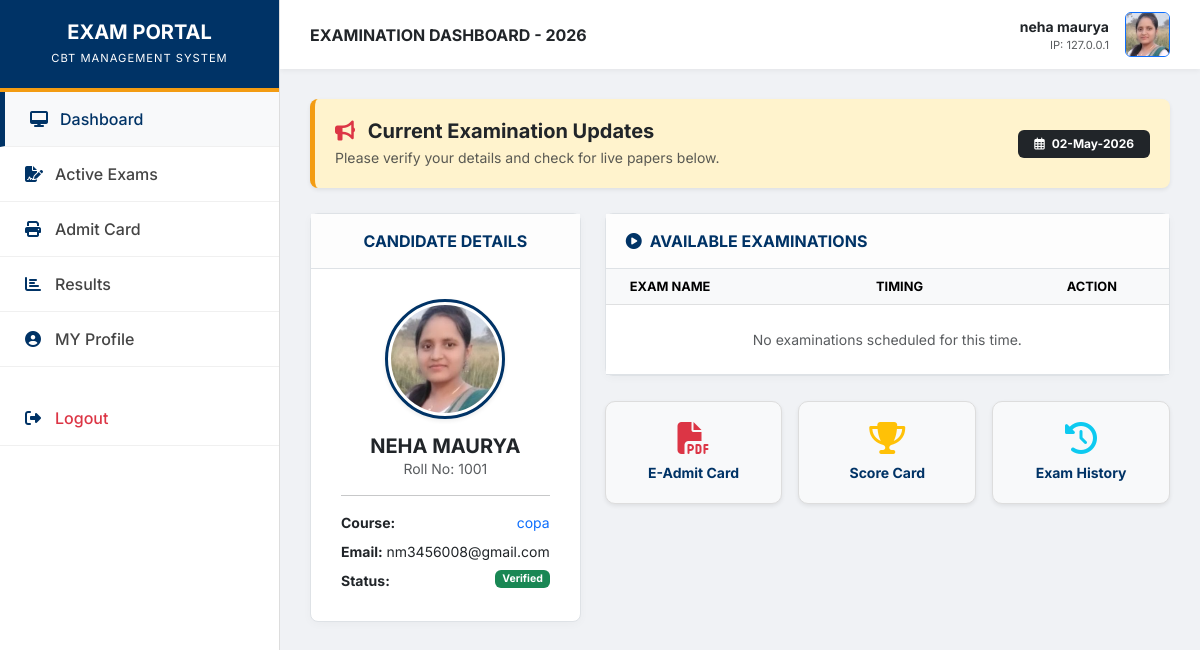
Page /dashboard.php (signed in) on the committed database.
### tables this page shows
CREATE TABLE `students` (
  `student_id` int(11) NOT NULL,
  `name` varchar(100) DEFAULT NULL,
  `father_name` varchar(255) DEFAULT NULL,
  `email` varchar(100) DEFAULT NULL,
  `phone` varchar(15) DEFAULT NULL,
  `gender` varchar(10) DEFAULT NULL,
  `dob` date DEFAULT NULL,
  `roll_no` varchar(50) DEFAULT NULL,
  `password` varchar(255) DEFAULT NULL,
  `status` varchar(20) DEFAULT 'pending',
  `course` varchar(100) DEFAULT NULL,
  `address` text DEFAULT NULL,
  `photo` varchar(255) DEFAULT NULL,
  `created_at` timestamp NOT NULL DEFAULT current_timestamp(),
  `rejection_reason` text DEFAULT NULL
);

### dashboard.php (the view, shortened to what this page needs)
<?php
include "config.php";
$student_id = $_SESSION['student_id'];
$query = "SELECT * FROM students WHERE student_id = '$student_id'";
$result = mysqli_query($conn, $query);
if($result && mysqli_num_rows($result) > 0) {
    $student = mysqli_fetch_assoc($result);
} else {
    session_destroy();
    header("Location: index.php?error=UserNotFound");
    exit();
}
$current_exam_id = 1;
$photo_path = "image/" . ($student['photo'] ?? '');
$admit_card_url = "admit_card.php?student_id=" . $student_id . "&exam_id=" . $current_exam_id;
?>
<!DOCTYPE html>
<html lang="en">
<head>
    <link href="https://cdn.jsdelivr.net/npm/bootstrap@5.3.0/dist/css/bootstrap.min.css" rel="stylesheet">
    <link rel="stylesheet" href="https://cdnjs.cloudflare.com/ajax/libs/font-awesome/6.4.0/css/all.min.css">
</head>
<body>
<div class="sidebar" id="sidebar">
    <div class="sidebar-header">
        <h5 class="mb-0 fw-bold">EXAM PORTAL</h5>
        <small style="font-size: 0.7rem; letter-spacing: 1px;">CBT MANAGEMENT SYSTEM</small>
    </div>
    <div class="nav flex-column">
        <a href="dashboard.php" class="nav-link active"><i class="fas fa-desktop"></i> Dashboard</a>
        <a href="exam_page.php" class="nav-link"><i class="fas fa-file-signature"></i> Active Exams</a>
        <a href="<?php echo $admit_card_url; ?>" target="_blank" class="nav-link"><i class="fas fa-print"></i> Admit Card</a>
        <a href="result.php" class="nav-link"><i class="fas fa-chart-bar"></i> Results</a>
         <a href="profilee.php?id=<?php echo $student_id; ?>" class="nav-link <?php echo (basename($_SERVER['PHP_SELF']) == 'profilee.php') ? 'active' : ''; ?>">
    <i class="fas fa-user-circle"></i> MY Profile
</a>
        <a href="logout.php" class="nav-link text-danger mt-4"><i class="fas fa-sign-out-alt"></i> Logout</a>
    </div>
</div>
<div class="main-content">
    <nav class="top-nav">
        <div class="fw-bold text-uppercase d-none d-sm-block">Examination Dashboard - 2026</div>
        <div class="d-flex align-items-center">
            <div class="text-end me-3 d-none d-md-block">
                <div class="fw-bold small"><?php echo $student['name']; ?></div>
                <div class="text-muted" style="font-size: 0.7rem;">IP: <?php echo $_SERVER['REMOTE_ADDR']; ?></div>
            </div>
            <img src="<?php echo $photo_path; ?>" width="45" height="45" class="rounded border border-primary" style="object-fit: cover;">
        </div>
    </nav>
    <div class="content-body">
        <div class="exam-status-bar shadow-sm">
            <div class="row align-items-center">
                <div class="col-md-8">
                    <h5 class="fw-bold mb-1 text-dark"><i class="fas fa-bullhorn me-2 text-danger"></i> Current Examination Updates</h5>
                    <p class="mb-0 text-muted small">Please verify your details and check for live papers below.</p>
                </div>
                <div class="col-md-4 text-md-end mt-3 mt-md-0">
                    <span class="badge bg-dark px-3 py-2"><i class="far fa-calendar-alt me-1"></i> <?php echo date('d-M-Y'); ?></span>
                </div>
            </div>
        </div>
        <div class="row">
            <div class="col-lg-4">
                <div class="card-custom">
                    <div class="card-header-custom text-center">CANDIDATE DETAILS</div>
                    <div class="student-profile-box">
                        <img src="<?php echo $photo_path; ?>" class="profile-img-lg shadow-sm" alt="Profile">
                        <h5 class="fw-bold mb-0"><?php echo strtoupper($student['name']); ?></h5>
                        <p class="text-muted small mb-3">Roll No: <?php echo $student['roll_no']; ?></p>
                        <hr>
                        <div class="text-start small">
                            <div class="mb-2"><strong>Course:</strong> <span class="float-end text-primary"><?php echo $student['course'] ?? 'N/A'; ?></span></div>
                            <div class="mb-2"><strong>Email:</strong> <span class="float-end"><?php echo $student['email']; ?></span></div>
                            <div class="mb-0"><strong>Status:</strong> <span class="float-end badge bg-success">Verified</span></div>
                        </div>
                    </div>
                </div>
            </div>
            <div class="col-lg-8">
                <div class="card-custom">
                    <div class="card-header-custom"><i class="fas fa-play-circle me-2"></i>AVAILABLE EXAMINATIONS</div>
                    <div class="card-body p-0">
                        <div class="table-responsive">
                            <table class="table table-hover mb-0 align-middle">
                                <thead class="table-light">
                                    <tr style="font-size: 0.8rem;">
                                        <th class="ps-4">EXAM NAME</th>
                                        <th>TIMING</th>
                                        <th class="text-center">ACTION</th>
                                    </tr>
                                </thead>
                                <tbody>
                                    <?php
                                    $found = false;
                                    if(!$found) {
                                        echo "<tr><td colspan='3' class='text-center py-4 text-muted small'>No examinations scheduled for this time.</td></tr>";
                                    }
                                    ?>
                                </tbody>
                            </table>
                        </div>
                    </div>
                </div>
                <div class="row g-3">
                    <div class="col-md-4">
                        <a href="<?php echo $admit_card_url; ?>" class="action-btn text-center shadow-sm">
                            <i class="fas fa-file-pdf fa-2x mb-2 text-danger"></i>
                            <div class="fw-bold small">E-Admit Card</div>
                        </a>
                    </div>
                    <div class="col-md-4">
                        <a href="results.php" class="action-btn text-center shadow-sm">
                            <i class="fas fa-trophy fa-2x mb-2 text-warning"></i>
                            <div class="fw-bold small">Score Card</div>
                        </a>
                    </div>
                    <div class="col-md-4">
                        <a href="exam_page.php" class="action-btn text-center shadow-sm">
                            <i class="fas fa-history fa-2x mb-2 text-info"></i>
                            <div class="fw-bold small">Exam History</div>
                        </a>
                    </div>
                </div>
            </div>
        </div>
    </div>
</div>
</body>
</html>

### dashboard.php (style rules this page uses)
:root { --primary-dark: #003366; --accent-orange: #f39c12; --bg-body: #f0f2f5; --sidebar-width: 280px; }
body { background-color: var(--bg-body); font-family: 'Inter', sans-serif; overflow-x: hidden; }
.sidebar { height: 100vh; width: var(--sidebar-width); position: fixed; background: white; border-right: 1px solid #ddd; transition: 0.3s; z-index: 1000; }
.sidebar-header { padding: 20px; background: var(--primary-dark); color: white; text-align: center; border-bottom: 4px solid var(--accent-orange); }
.nav-link { color: #444; padding: 15px 25px; display: flex; align-items: center; font-weight: 500; border-bottom: 1px solid #f0f0f0; }
.nav-link i { width: 30px; color: var(--primary-dark); }
.nav-link:hover, .nav-link.active { background: #f8f9fa; color: var(--primary-dark); border-left: 5px solid var(--primary-dark); }
.main-content { margin-left: var(--sidebar-width); transition: 0.3s; }
.top-nav { background: white; padding: 12px 30px; box-shadow: 0 2px 5px rgba(0,0,0,0.05); display: flex; justify-content: space-between; align-items: center; }
.content-body { padding: 30px; }
.card-custom { background: white; border: 1px solid #dee2e6; border-radius: 8px; box-shadow: 0 2px 10px rgba(0,0,0,0.03); margin-bottom: 25px; }
.card-header-custom { padding: 15px 20px; border-bottom: 1px solid #dee2e6; background: #fdfdfd; font-weight: 700; color: var(--primary-dark); }
.exam-status-bar { background: #fff3cd; border-left: 5px solid var(--accent-orange); padding: 20px; border-radius: 8px; margin-bottom: 25px; }
.student-profile-box { text-align: center; padding: 30px; }
.profile-img-lg { width: 120px; height: 120px; border-radius: 50%; border: 3px solid var(--primary-dark); padding: 3px; object-fit: cover; margin-bottom: 15px; }
.action-btn { background: #f8f9fa; border: 1px solid #ddd; padding: 20px; border-radius: 10px; text-decoration: none; color: var(--primary-dark); display: block; transition: 0.2s; }

### rows in the picture
students: name "neha maurya", photo (picture), name "NEHA MAURYA", roll_no "1001", course "copa", email "nm3456008@gmail.com"

### other values in the picture
$_SERVER['REMOTE_ADDR'] "127.0.0.1"
